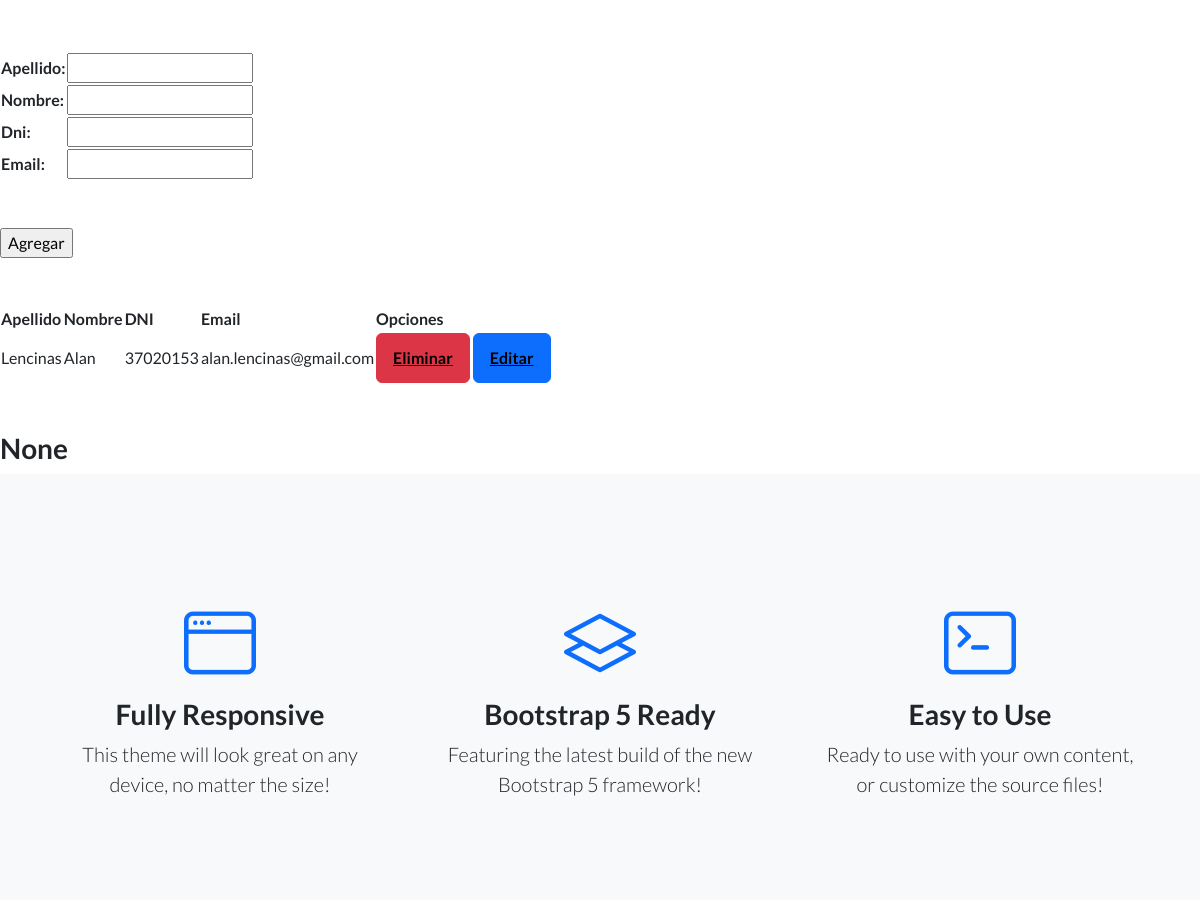
Before: /AppCoder/clientes/ (middle part) with the older database file.
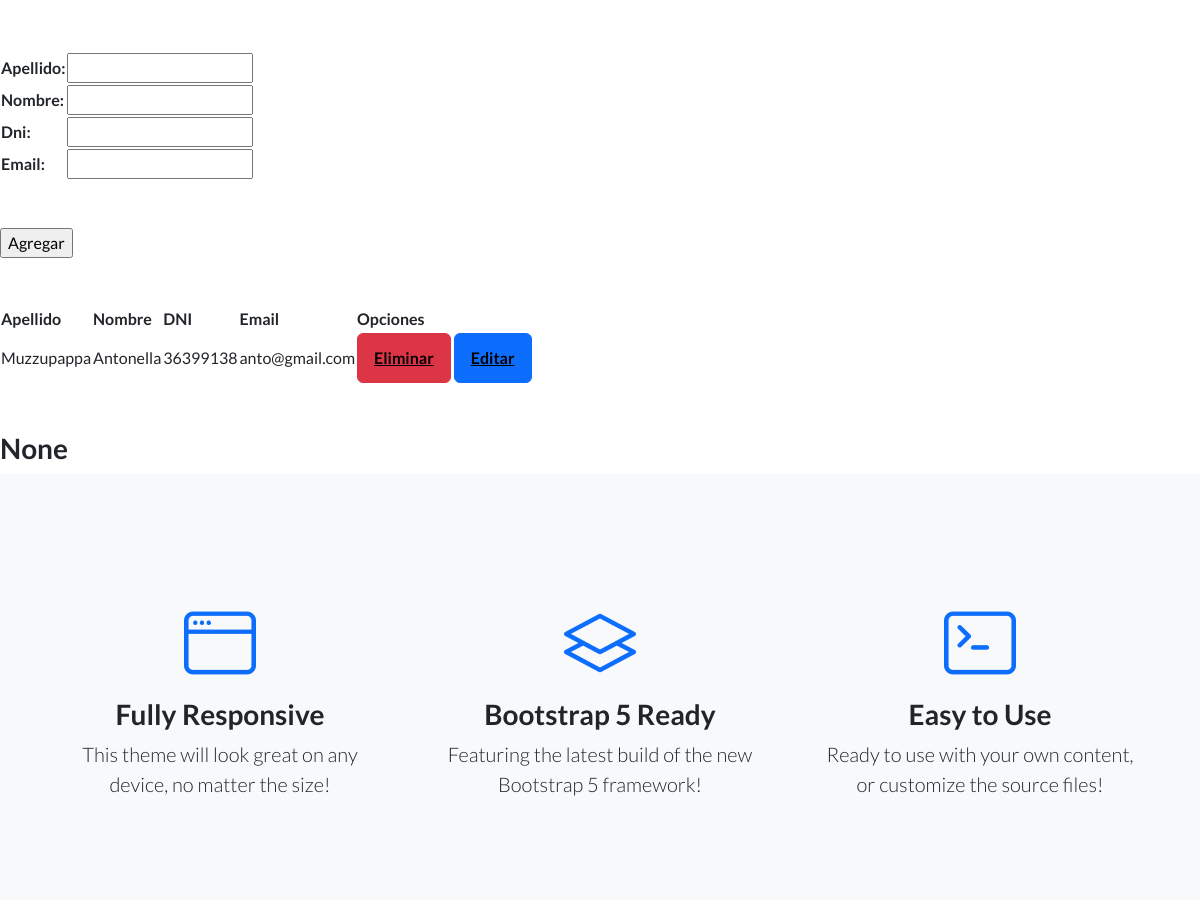
After: the same page with the newer database file.
### AppCoder/models.py (models this page shows, shortened)
class Clientes(models.Model):
    Apellido = models.CharField(max_length=50)
    Nombre = models.CharField(max_length=50)
    DNI = models.CharField(max_length=50)
    Email = models.EmailField()

### AppCoder/views.py (the view)
# urls.py: path('clientes/', clientes, name = 'clientes'),
def clientes(request):
    if request.method =="POST":
        form=clientes_Formulario(request.POST)
        if form.is_valid():
            info=form.cleaned_data
            apellido = info["Apellido"]
            nombre=info["Nombre"]
            dni=info["DNI"]
            email=info["Email"]
            clientes = Clientes(Apellido=apellido, Nombre=nombre, DNI=dni, Email=email)
            clientes.save()
            mensaje = "Cliente Creado"
        else:
            mensaje = "Datos Inválidos"
    else:
        mensaje = None
    formulario_clientes = clientes_Formulario()
    clientes = Clientes.objects.all()
    return render(request, "AppCoder/clientes.html", {'formulario':formulario_clientes, 'mensaje':mensaje, 'clientes': clientes})

### AppCoder/forms.py
class clientes_Formulario(forms.Form):
    Apellido = forms.CharField(max_length=50)
    Nombre = forms.CharField(max_length=50)
    DNI = forms.CharField(max_length=50)
    Email = forms.EmailField()

### AppCoder/templates/AppCoder/clientes.html (shortened to what this page needs)
{% extends 'AppCoder/padre.html' %}
{% load static %}
{% block contenido_que_cambia %}
<br></br>
<form action = '{% url 'clientes' %}' method="POST"> {% csrf_token %}
    <table>
    {{ formulario.as_table }}
    </table>
    <br></br>
    <input type="submit" value="Agregar">
</form>
<br></br>
<table>
    <thead>
      <tr>
        <th>Apellido</th>
        <th>Nombre</th>
        <th>DNI</th>
        <th>Email</th>
        <th>Opciones</th>
      </tr>
    </thead>
    <tbody>
      {% for clientes in clientes %}
      <tr>
        <td>{{ clientes.Apellido }}</td>
        <td>{{ clientes.Nombre }}</td>
        <td>{{ clientes.DNI }}</td>
        <td>{{ clientes.Email }}</td>
        <td>
            <a class="btn btn-danger" href="{% url 'eliminarcliente' clientes.id %}" style = "Color: black;"><u><b>Eliminar</b></u></a>
            <a class="btn btn-primary" href="{% url 'editarcliente' clientes.id %}" style = "Color: black;"><u><b>Editar</b></u></a>
        </td>
      </tr>
      {% endfor %}
    </tbody>
  </table>
<br></br>
<h3>{{mensaje }}</h3>
{% endblock %}

Changed rows visible on the page:
changed Clientes: Apellido "Lencinas" → "Muzzupappa"; Nombre "Alan" → "Antonella"; DNI "37020153" → "36399138"; Email "alan.lencinas@gmail.com" → "anto@gmail.com"
